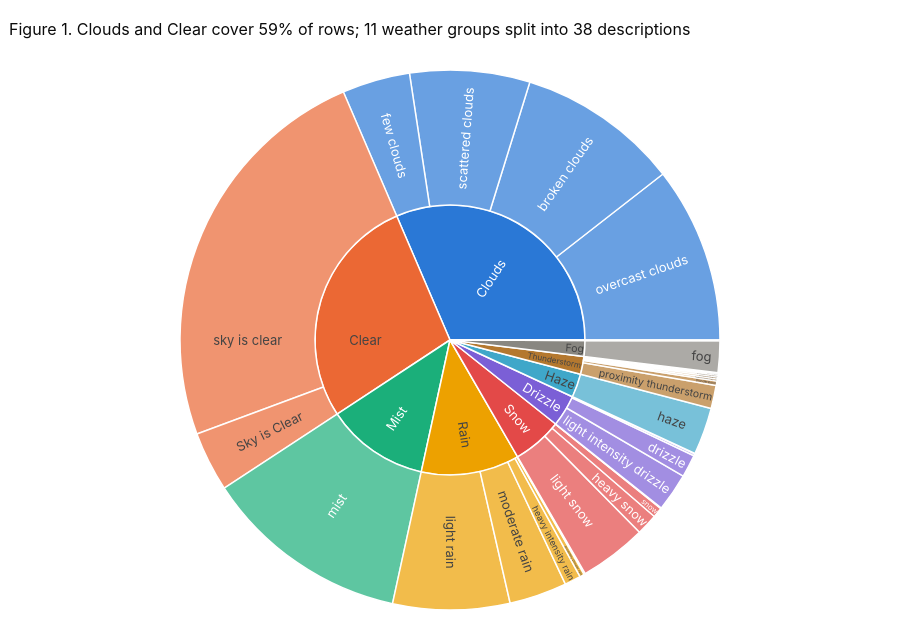

The notebook cell saved with this chart:
### Code cell
wd = raw.groupby(["weather_main", "weather_description"]).size().rename("n").reset_index()
wm = wd.groupby("weather_main")["n"].sum().sort_values(ascending=False)
palette = QUALITATIVE[:5] + ["#7b5fd6", "#3fa7c9", "#b4782f", MUTED, "#d65f9e", "#5e8f3a"]
color_of = dict(zip(wm.index, palette))

fig = go.Figure(go.Sunburst(
    ids=list(wm.index) + [f"{m}/{d}" for m, d in zip(wd["weather_main"], wd["weather_description"])],
    labels=list(wm.index) + list(wd["weather_description"]),
    parents=[""] * len(wm) + list(wd["weather_main"]),
    values=list(wm.values) + list(wd["n"]),
    branchvalues="total",
    marker=dict(colors=[color_of[m] for m in wm.index] + [color_of[m] for m in wd["weather_main"]],
                line=dict(color="#ffffff", width=1.5)),
    insidetextorientation="radial",
    hovertemplate="%{label}: %{value:,} rows (%{percentRoot:.1%})<extra></extra>",
))
show_fig(fig, f"Clouds and Clear cover {(wm.iloc[:2].sum() / wm.sum()):.0%} of rows; "
              f"{len(wm)} weather groups split into {len(wd)} descriptions",
         height=620, margin=dict(t=70, l=10, r=10, b=10))

### Figure 1 — Plotly figure (JSON) as saved in the notebook; plotly's stock layout.template omitted (floating-point values rounded to 4 significant figures)
{"data": [{"branchvalues": "total", "hovertemplate": "%{label}: %{value:,} rows (%{percentRoot:.1%})<extra></extra>", "ids": ["Clouds", "Clear", "Mist", "Rain", "Snow", "Drizzle", "Haze", "Thunderstorm", "Fog", "Smoke", "Squall", "Clear/Sky is Clear", "Clear/sky is clear", "Clouds/broken clouds", "Clouds/few clouds", "Clouds/overcast clouds", "Clouds/scattered clouds", "Drizzle/drizzle", "Drizzle/heavy intensity drizzle", "Drizzle/light intensity drizzle", "Drizzle/shower drizzle", "Fog/fog", "Haze/haze", "Mist/mist", "Rain/freezing rain", "Rain/heavy intensity rain", "Rain/light intensity shower rain", "Rain/light rain", "Rain/moderate rain", "Rain/proximity shower rain", "Rain/very heavy rain", "Smoke/smoke", "Snow/heavy snow", "Snow/light rain and snow", "Snow/light shower snow", "Snow/light snow", "Snow/shower snow", "Snow/sleet", "Snow/snow", "Squall/SQUALLS", "Thunderstorm/proximity thunderstorm", "Thunderstorm/proximity thunderstorm with drizzle", "Thunderstorm/proximity thunderstorm with rain", "Thunderstorm/thunderstorm", "Thunderstorm/thunderstorm with drizzle", "Thunderstorm/thunderstorm with heavy rain", "Thunderstorm/thunderstorm with light drizzle", "Thunderstorm/thunderstorm with light rain", "Thunderstorm/thunderstorm with rain"], "insidetextorientation": "radial", "labels": ["Clouds", "Clear", "Mist", "Rain", "Snow", "Drizzle", "Haze", "Thunderstorm", "Fog", "Smoke", "Squall", "Sky is Clear", "sky is clear", "broken clouds", "few clouds", "overcast clouds", "scattered clouds", "drizzle", "heavy intensity drizzle", "light intensity drizzle", "shower drizzle", "fog", "haze", "mist", "freezing rain", "heavy intensity rain", "light intensity shower rain", "light rain", "moderate rain", "proximity shower rain", "very heavy rain", "smoke", "heavy snow", "light rain and snow", "light shower snow", "light snow", "shower snow", "sleet", "snow", "SQUALLS", "proximity thunderstorm", "proximity thunderstorm with drizzle", "proximity thunderstorm with rain", "thunderstorm", "thunderstorm with drizzle", "thunderstorm with heavy rain", "thunderstorm with light drizzle", "thunderstorm with light rain", "thunderstorm with rain"], "marker": {"colors": ["#2a78d6", "#eb6834", "#1baf7a", "#eda100", "#e34948", "#7b5fd6", "#3fa7c9", "#b4782f", "#898781", "#d65f9e", "#5e8f3a", "#eb6834", "#eb6834", "#2a78d6", "#2a78d6", "#2a78d6", "#2a78d6", "#7b5fd6", "#7b5fd6", "#7b5fd6", "#7b5fd6", "#898781", "#3fa7c9", "#1baf7a", "#eda100", "#eda100", "#eda100", "#eda100", "#eda100", "#eda100", "#eda100", "#d65f9e", "#e34948", "#e34948", "#e34948", "#e34948", "#e34948", "#e34948", "#e34948", "#5e8f3a", "#b4782f", "#b4782f", "#b4782f", "#b4782f", "#b4782f", "#b4782f", "#b4782f", "#b4782f", "#b4782f"], "line": {"color": "#ffffff", "width": 1.5}}, "parents": ["", "", "", "", "", "", "", "", "", "", "", "Clear", "Clear", "Clouds", "Clouds", "Clouds", "Clouds", "Drizzle", "Drizzle", "Drizzle", "Drizzle", "Fog", "Haze", "Mist", "Rain", "Rain", "Rain", "Rain", "Rain", "Rain", "Rain", "Smoke", "Snow", "Snow", "Snow", "Snow", "Snow", "Snow", "Snow", "Squall", "Thunderstorm", "Thunderstorm", "Thunderstorm", "Thunderstorm", "Thunderstorm", "Thunderstorm", "Thunderstorm", "Thunderstorm", "Thunderstorm"], "type": "sunburst", "values": [15164, 13391, 5950, 5672, 2876, 1821, 1360, 1034, 912, 20, 4, 1726, 11665, 4666, 1956, 5081, 3461, 651, 64, 1100, 6, 912, 1360, 5950, 2, 467, 13, 3372, 1664, 136, 18, 20, 616, 6, 11, 1946, 1, 3, 293, 4, 673, 13, 52, 125, 2, 63, 15, 54, 37]}], "layout": {"height": 620, "margin": {"b": 10, "l": 10, "r": 10, "t": 70}, "title": {"text": "Figure 1. Clouds and Clear cover 59% of rows; 11 weather groups split into 38 descriptions"}}}
